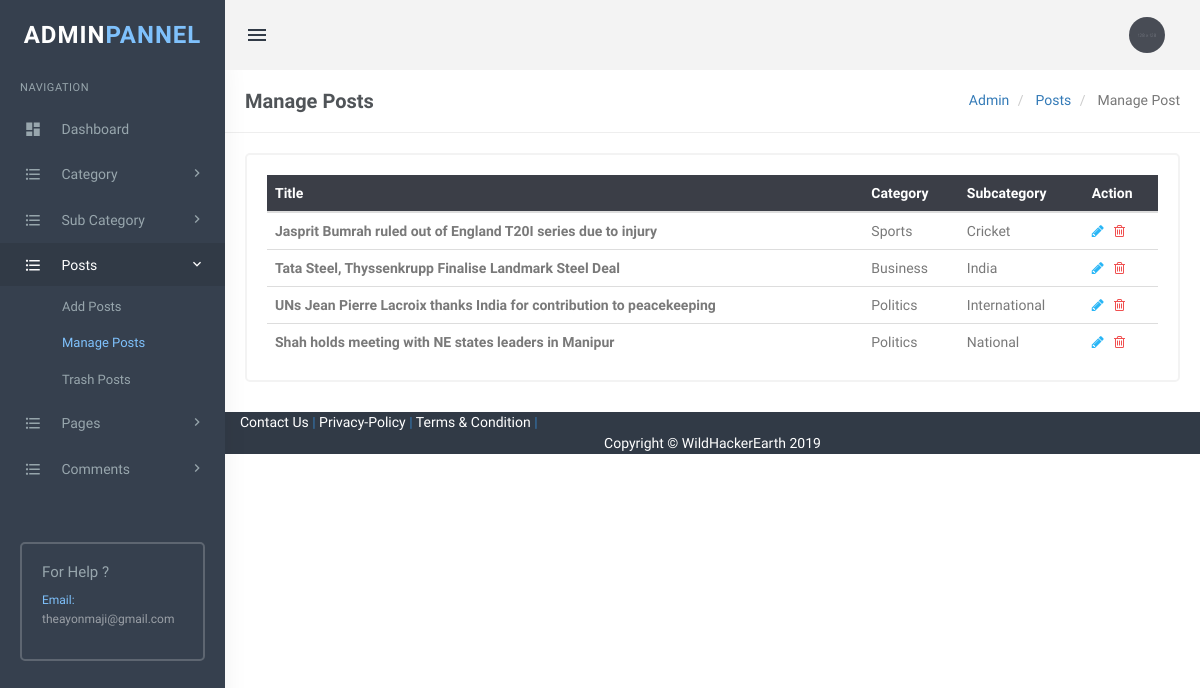
/admin/manage-posts.php (signed in), run on an earlier commit of the app's database.
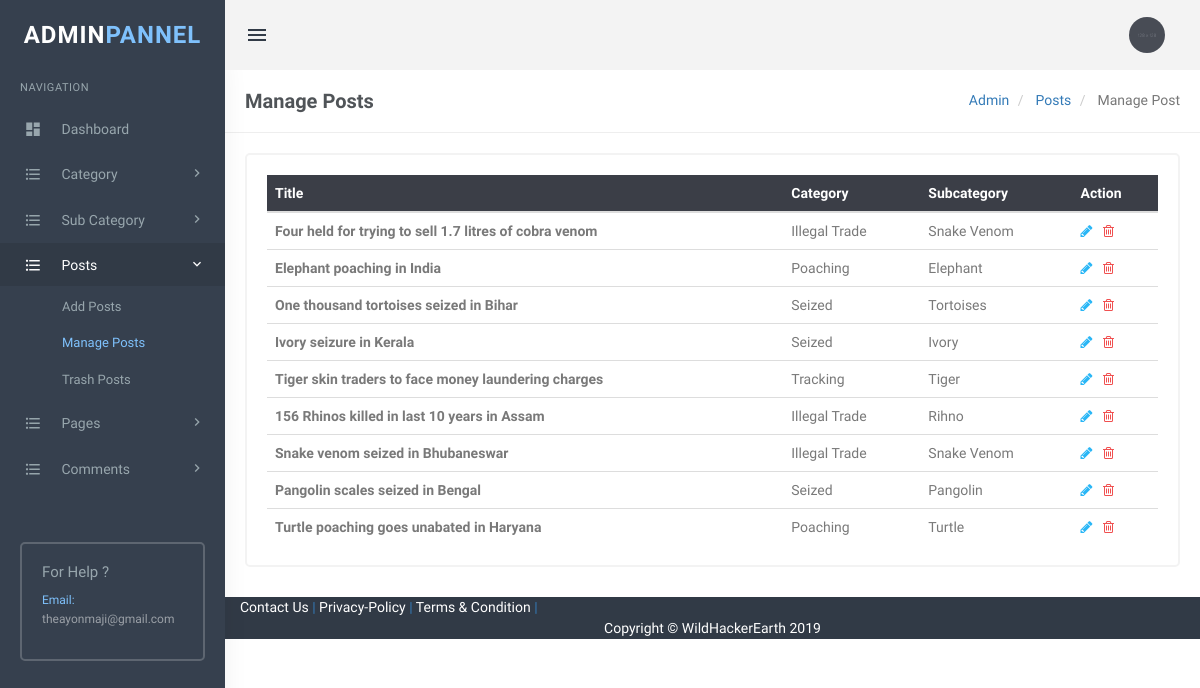
And on a later commit of the database.
### tables this page shows
CREATE TABLE `tblposts` (
  `id` int(11) NOT NULL,
  `PostTitle` longtext,
  `CategoryId` int(11) DEFAULT NULL,
  `SubCategoryId` int(11) DEFAULT NULL,
  `PostDetails` longtext,
  `PostingDate` timestamp NULL DEFAULT CURRENT_TIMESTAMP,
  `UpdationDate` timestamp NULL DEFAULT NULL ON UPDATE CURRENT_TIMESTAMP,
  `Is_Active` int(1) DEFAULT NULL,
  `PostUrl` mediumtext,
  `PostImage` varchar(255) DEFAULT NULL
);

CREATE TABLE `tblcategory` (
  `id` int(11) NOT NULL,
  `CategoryName` varchar(200) DEFAULT NULL,
  `Description` mediumtext,
  `PostingDate` timestamp NULL DEFAULT CURRENT_TIMESTAMP,
  `UpdationDate` timestamp NULL DEFAULT '0000-00-00 00:00:00' ON UPDATE CURRENT_TIMESTAMP,
  `Is_Active` int(1) DEFAULT NULL
);

CREATE TABLE `tblsubcategory` (
  `SubCategoryId` int(11) NOT NULL,
  `CategoryId` int(11) DEFAULT NULL,
  `Subcategory` varchar(255) DEFAULT NULL,
  `SubCatDescription` mediumtext,
  `PostingDate` timestamp NOT NULL DEFAULT CURRENT_TIMESTAMP,
  `UpdationDate` timestamp NULL DEFAULT '0000-00-00 00:00:00' ON UPDATE CURRENT_TIMESTAMP,
  `Is_Active` int(1) DEFAULT NULL
);

### admin/manage-posts.php (the view, shortened to what this page needs)
<?php
include('includes/config.php');
if(strlen($_SESSION['login'])==0)
  {
header('location:index.php');
}
else{
?>
<!DOCTYPE html>
<html lang="en">
    <head>
		<link rel="stylesheet" href="../plugins/morris/morris.css">
        <link href="../plugins/jvectormap/jquery-jvectormap-2.0.2.css" rel="stylesheet" />
        <link href="assets/css/bootstrap.min.css" rel="stylesheet" type="text/css" />
        <link href="assets/css/core.css" rel="stylesheet" type="text/css" />
        <link href="assets/css/components.css" rel="stylesheet" type="text/css" />
        <link href="assets/css/icons.css" rel="stylesheet" type="text/css" />
        <link href="assets/css/pages.css" rel="stylesheet" type="text/css" />
        <link href="assets/css/menu.css" rel="stylesheet" type="text/css" />
        <link href="assets/css/responsive.css" rel="stylesheet" type="text/css" />
		<link rel="stylesheet" href="../plugins/switchery/switchery.min.css">
    </head>
    <body class="fixed-left">
        <div id="wrapper">
           <?php include('includes/topheader.php');?>
           <?php include('includes/leftsidebar.php');?>
            <div class="content-page">
                <div class="content">
                    <div class="container">
                        <div class="row">
							<div class="col-xs-12">
								<div class="page-title-box">
                                    <h4 class="page-title">Manage Posts </h4>
                                    <ol class="breadcrumb p-0 m-0">
                                        <li>
                                            <a href="#">Admin</a>
                                        </li>
                                        <li>
                                            <a href="#">Posts</a>
                                        </li>
                                        <li class="active">
                                            Manage Post
                                        </li>
                                    </ol>
                                    <div class="clearfix"></div>
                                </div>
							</div>
						</div>
                        <div class="row">
                            <div class="col-sm-12">
                                <div class="card-box">
                                    <div class="table-responsive">
<table class="table table-colored table-centered table-inverse m-0">
<thead>
<tr>
<th>Title</th>
<th>Category</th>
<th>Subcategory</th>
<th>Action</th>
</tr>
</thead>
<tbody>
<?php
$query=mysqli_query($con,"select tblposts.id as postid,tblposts.PostTitle as title,tblcategory.CategoryName as category,tblsubcategory.Subcategory as subcategory from tblposts left join tblcategory on tblcategory.id=tblposts.CategoryId left join tblsubcategory on tblsubcategory.SubCategoryId=tblposts.SubCategoryId where tblposts.Is_Active=1 ");
$rowcount=mysqli_num_rows($query);
if($rowcount==0)
{
?>
<tr>
<td colspan="4" align="center"><h3 style="color:red">No record found</h3></td>
<tr>
<?php
} else {
while($row=mysqli_fetch_array($query))
{
?>
 <tr>
<td><b><?php echo htmlentities($row['title']);?></b></td>
<td><?php echo htmlentities($row['category'])?></td>
<td><?php echo htmlentities($row['subcategory'])?></td>
<td><a href="edit-post.php?pid=<?php echo htmlentities($row['postid']);?>"><i class="fa fa-pencil" style="color: #29b6f6;"></i></a>
    &nbsp;<a href="manage-posts.php?pid=<?php echo htmlentities($row['postid']);?>&&action=del" onclick="return confirm('Do you reaaly want to delete ?')"> <i class="fa fa-trash-o" style="color: #f05050"></i></a> </td>
 </tr>
<?php } }?>
                                            </tbody>
                                        </table>
                                    </div>
                                </div>
                            </div>
                        </div>
                    </div>
                </div>
       <?php include('includes/footer.php');?>
            </div>
        </div>
    </body>
</html>
<?php } ?>

What changed in the data, as far as the page shows it:
removed tblposts: PostTitle "Jasprit Bumrah ruled out of England T20I series due to injury", CategoryId.CategoryName "Sports", SubCategoryId.Subcategory "Cricket"
removed tblposts: PostTitle "Tata Steel, Thyssenkrupp Finalise Landmark Steel Deal", CategoryId.CategoryName "Business", SubCategoryId.Subcategory "India"
removed tblposts: PostTitle "UNs Jean Pierre Lacroix thanks India for contribution to peacekeeping", CategoryId.CategoryName "Politics", SubCategoryId.Subcategory "International"
removed tblposts: PostTitle "Shah holds meeting with NE states leaders in Manipur", CategoryId.CategoryName "Politics", SubCategoryId.Subcategory "National"
added tblposts: PostTitle "Four held for trying to sell 1.7 litres of cobra venom", CategoryId.CategoryName "Illegal Trade", SubCategoryId.Subcategory "Snake Venom"
added tblposts: PostTitle "Elephant poaching in India", CategoryId.CategoryName "Poaching", SubCategoryId.Subcategory "Elephant"
added tblposts: PostTitle "One thousand tortoises seized in Bihar", CategoryId.CategoryName "Seized", SubCategoryId.Subcategory "Tortoises"
added tblposts: PostTitle "Ivory seizure in Kerala", CategoryId.CategoryName "Seized", SubCategoryId.Subcategory "Ivory"
added tblposts: PostTitle "Tiger skin traders to face money laundering charges", CategoryId.CategoryName "Tracking", SubCategoryId.Subcategory "Tiger"
added tblposts: PostTitle "156 Rhinos killed in last 10 years in Assam", CategoryId.CategoryName "Illegal Trade", SubCategoryId.Subcategory "Rihno"
added tblposts: PostTitle "Snake venom seized in Bhubaneswar", CategoryId.CategoryName "Illegal Trade", SubCategoryId.Subcategory "Snake Venom"
added tblposts: PostTitle "Pangolin scales seized in Bengal", CategoryId.CategoryName "Seized", SubCategoryId.Subcategory "Pangolin"
added tblposts: PostTitle "Turtle poaching goes unabated in Haryana", CategoryId.CategoryName "Poaching", SubCategoryId.Subcategory "Turtle"
